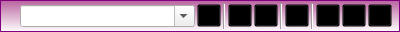
<?xml version="1.0" encoding="UTF-8"?>
<ui version="4.0">
 <class>CompactWindow</class>
 <widget class="QDialog" name="CompactWindow">
  <property name="geometry">
   <rect>
    <x>0</x>
    <y>0</y>
    <width>400</width>
    <height>32</height>
   </rect>
  </property>
  <property name="minimumSize">
   <size>
    <width>400</width>
    <height>32</height>
   </size>
  </property>
  <property name="maximumSize">
   <size>
    <width>16777215</width>
    <height>32</height>
   </size>
  </property>
  <property name="windowTitle">
   <string>AsteriskCTI</string>
  </property>
  <property name="windowIcon">
   <iconset resource="mainresources.qrc">
    <normaloff>:/res/res/asteriskcti16x16.png</normaloff>:/res/res/asteriskcti16x16.png</iconset>
  </property>
  <property name="styleSheet">
   <string notr="true">#CompactWindow {
	border: 1px solid purple;
	background-color: qlineargradient(spread:pad, x1:0, y1:0, x2:0, y2:1, stop:0 rgba(184, 97, 158, 255), stop:1 rgba(255, 255, 255, 255));
}

QToolButton {
	background-color: transparent;
}

QToolButton:hover, QToolButton:focus {
	background-color: transparent;
	border-width: 1px;
	border-style: outset;
	border-color: rgb(170, 85, 255);
}

QToolButton:pressed , QToolButton:checked {
	background-color: transparent;
	border-width: 1px;
	border-style: inset;
	border-color: rgb(170, 85, 255);
}

/*
#messageLabel[severity=&quot;Information&quot;] {
	color: black;
}

#messageLabel[severity=&quot;Warning&quot;] {
	color: orange;
}

#messageLabel[severity=&quot;Critical&quot;] {
	color: red;
}
*/

#moveLabel {
	background-image: url(:/res/res/toolbarhandle.png);

}

#sizeLabel {
	background-image: url(:/res/res/toolbarhandle.png);
}
</string>
  </property>
  <layout class="QHBoxLayout" name="horizontalLayout">
   <property name="spacing">
    <number>2</number>
   </property>
   <property name="margin">
    <number>3</number>
   </property>
   <item>
    <widget class="QLabel" name="moveLabel">
     <property name="sizePolicy">
      <sizepolicy hsizetype="Fixed" vsizetype="Preferred">
       <horstretch>0</horstretch>
       <verstretch>0</verstretch>
      </sizepolicy>
     </property>
     <property name="minimumSize">
      <size>
       <width>6</width>
       <height>0</height>
      </size>
     </property>
     <property name="maximumSize">
      <size>
       <width>6</width>
       <height>16777215</height>
      </size>
     </property>
     <property name="cursor">
      <cursorShape>SizeAllCursor</cursorShape>
     </property>
    </widget>
   </item>
   <item>
    <widget class="QLabel" name="statusLabel">
     <property name="sizePolicy">
      <sizepolicy hsizetype="Fixed" vsizetype="Preferred">
       <horstretch>0</horstretch>
       <verstretch>0</verstretch>
      </sizepolicy>
     </property>
     <property name="pixmap">
      <pixmap resource="mainresources.qrc">:/res/res/redled.png</pixmap>
     </property>
    </widget>
   </item>
   <item>
    <widget class="QComboBox" name="callComboBox">
     <property name="sizePolicy">
      <sizepolicy hsizetype="Preferred" vsizetype="Fixed">
       <horstretch>0</horstretch>
       <verstretch>0</verstretch>
      </sizepolicy>
     </property>
     <property name="minimumSize">
      <size>
       <width>0</width>
       <height>0</height>
      </size>
     </property>
     <property name="editable">
      <bool>true</bool>
     </property>
     <property name="insertPolicy">
      <enum>QComboBox::InsertAtTop</enum>
     </property>
    </widget>
   </item>
   <item>
    <widget class="QToolButton" name="callButton">
     <property name="toolTip">
      <string>Call</string>
     </property>
     <property name="icon">
      <iconset resource="mainresources.qrc">
       <normaloff>:/res/res/call-start.png</normaloff>:/res/res/call-start.png</iconset>
     </property>
    </widget>
   </item>
   <item>
    <widget class="Line" name="line1">
     <property name="orientation">
      <enum>Qt::Vertical</enum>
     </property>
    </widget>
   </item>
   <item>
    <widget class="QToolButton" name="passwordButton">
     <property name="toolTip">
      <string>Change password</string>
     </property>
     <property name="icon">
      <iconset resource="mainresources.qrc">
       <normaloff>:/res/res/configure.png</normaloff>:/res/res/configure.png</iconset>
     </property>
    </widget>
   </item>
   <item>
    <widget class="QToolButton" name="aboutButton">
     <property name="toolTip">
      <string>About</string>
     </property>
     <property name="icon">
      <iconset resource="mainresources.qrc">
       <normaloff>:/res/res/documentinfo.png</normaloff>:/res/res/documentinfo.png</iconset>
     </property>
    </widget>
   </item>
   <item>
    <widget class="Line" name="line2">
     <property name="orientation">
      <enum>Qt::Vertical</enum>
     </property>
    </widget>
   </item>
   <item>
    <widget class="QToolButton" name="repeatButton">
     <property name="toolTip">
      <string>Repeat last action</string>
     </property>
     <property name="text">
      <string/>
     </property>
     <property name="icon">
      <iconset resource="mainresources.qrc">
       <normaloff>:/res/res/applications-system.png</normaloff>:/res/res/applications-system.png</iconset>
     </property>
    </widget>
   </item>
   <item>
    <widget class="Line" name="line3">
     <property name="orientation">
      <enum>Qt::Vertical</enum>
     </property>
    </widget>
   </item>
   <item>
    <widget class="QToolButton" name="pauseButton">
     <property name="toolTip">
      <string>Pause</string>
     </property>
     <property name="icon">
      <iconset resource="mainresources.qrc">
       <normaloff>:/res/res/agt_pause-queue.png</normaloff>:/res/res/agt_pause-queue.png</iconset>
     </property>
     <property name="shortcut">
      <string>Pause</string>
     </property>
     <property name="checkable">
      <bool>true</bool>
     </property>
    </widget>
   </item>
   <item>
    <widget class="QToolButton" name="minimizeButton">
     <property name="toolTip">
      <string>Minimize to system tray</string>
     </property>
     <property name="icon">
      <iconset resource="mainresources.qrc">
       <normaloff>:/res/res/arrow-down.png</normaloff>:/res/res/arrow-down.png</iconset>
     </property>
    </widget>
   </item>
   <item>
    <widget class="QToolButton" name="quitButton">
     <property name="toolTip">
      <string>Quit</string>
     </property>
     <property name="icon">
      <iconset resource="mainresources.qrc">
       <normaloff>:/res/res/exit.png</normaloff>:/res/res/exit.png</iconset>
     </property>
     <property name="shortcut">
      <string>Ctrl+Q</string>
     </property>
    </widget>
   </item>
   <item>
    <widget class="QLabel" name="sizeLabel">
     <property name="sizePolicy">
      <sizepolicy hsizetype="Fixed" vsizetype="Preferred">
       <horstretch>0</horstretch>
       <verstretch>0</verstretch>
      </sizepolicy>
     </property>
     <property name="minimumSize">
      <size>
       <width>3</width>
       <height>0</height>
      </size>
     </property>
     <property name="maximumSize">
      <size>
       <width>3</width>
       <height>16777215</height>
      </size>
     </property>
     <property name="cursor">
      <cursorShape>SizeHorCursor</cursorShape>
     </property>
    </widget>
   </item>
  </layout>
 </widget>
 <tabstops>
  <tabstop>callComboBox</tabstop>
  <tabstop>callButton</tabstop>
  <tabstop>passwordButton</tabstop>
  <tabstop>aboutButton</tabstop>
  <tabstop>repeatButton</tabstop>
  <tabstop>pauseButton</tabstop>
  <tabstop>minimizeButton</tabstop>
  <tabstop>quitButton</tabstop>
 </tabstops>
 <resources>
  <include location="mainresources.qrc"/>
 </resources>
 <connections/>
</ui>
